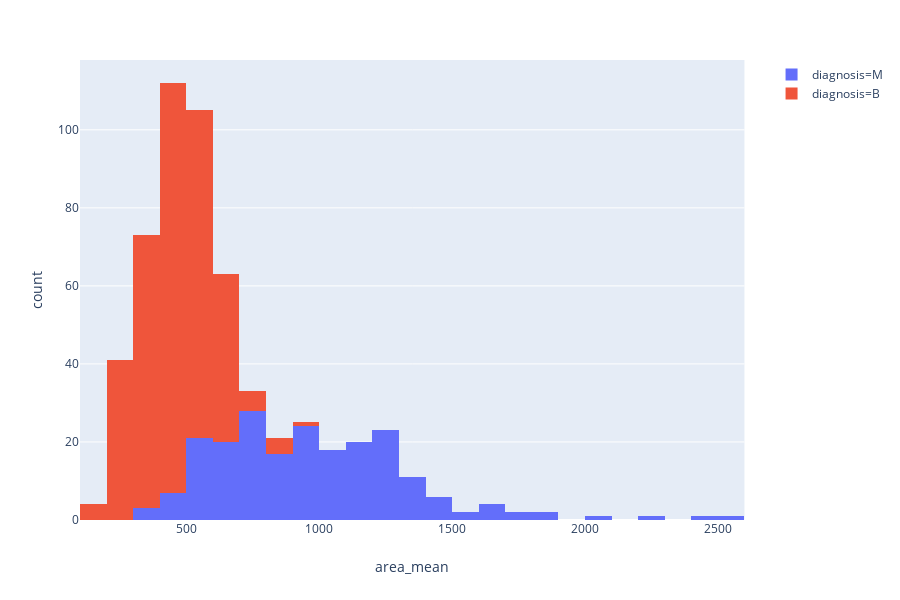

Write notebook code for a chart like this one.
### Code cell
fig = px.histogram(dados, x="area_mean", color="diagnosis")
fig.show()

### Figure 1 — Plotly figure (JSON) as saved in the notebook; plotly's stock layout.template omitted (floating-point values rounded to 4 significant figures; data arrays with more than 128 entries replaced by an {"elided": "..."} marker saying what was removed)
{"data": [{"alignmentgroup": "True", "bingroup": "x", "hoverlabel": {"namelength": 0}, "hovertemplate": "diagnosis=M<br>area_mean=%{x}<br>count=%{y}", "legendgroup": "diagnosis=M", "marker": {"color": "#636efa"}, "name": "diagnosis=M", "offsetgroup": "diagnosis=M", "orientation": "v", "showlegend": true, "type": "histogram", "x": {"elided": "212 float values"}, "xaxis": "x", "yaxis": "y"}, {"alignmentgroup": "True", "bingroup": "x", "hoverlabel": {"namelength": 0}, "hovertemplate": "diagnosis=B<br>area_mean=%{x}<br>count=%{y}", "legendgroup": "diagnosis=B", "marker": {"color": "#EF553B"}, "name": "diagnosis=B", "offsetgroup": "diagnosis=B", "orientation": "v", "showlegend": true, "type": "histogram", "x": {"elided": "357 float values"}, "xaxis": "x", "yaxis": "y"}], "layout": {"barmode": "relative", "height": 600, "legend": {"tracegroupgap": 0}, "margin": {"t": 60}, "xaxis": {"anchor": "y", "domain": [0, 0.98], "title": {"text": "area_mean"}}, "yaxis": {"anchor": "x", "domain": [0, 1], "title": {"text": "count"}}}}
